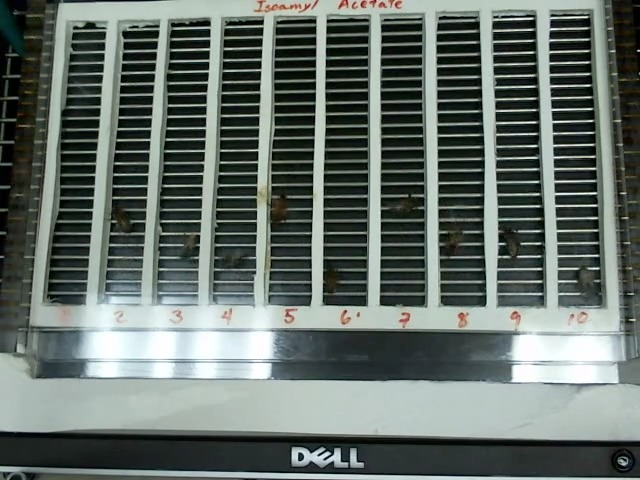
#> input picture Data/OFF_0.jpeg, 640 x 480 px
$ python -i BeeSegmenter.py   (imports and definitions only)
#> lines starting #> are read from the running program, lines starting #| are printed output that depends on the picture; after the words box and inside, x2 and y2 are one past the last pixel; in counts of white or black regions, pixels touching at a corner belong together
from skimage import color, measure
import scipy.ndimage as ndi
import numpy as np


class BeeSegmenter(object):

    # [12 lines left out: function power_is_on, not called in this run]


    def segment_bees(self, img):
        mask = self.compute_mask(img)
        labeled_bees = self.label_bees(mask)
        bboxes = self.get_bounding_boxes(labeled_bees)
        return bboxes


    def compute_mask(self, img):
        img = color.rgb2hsv(img)
#> img: shape (480, 640, 3) float64; mean of channels 0, 1, 2 0.4, 0.209, 0.435
        return (img[...,0] <= 0.25) & (img[...,2] <= 0.4)
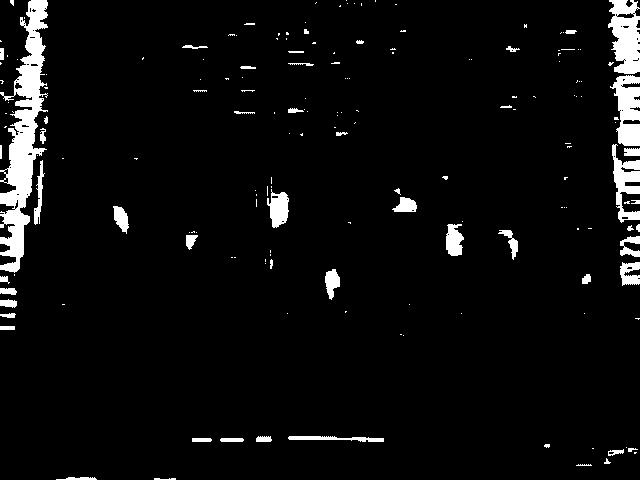
#> returned value: shape (480, 640) bool; 5% white; 176 white regions (122 under 20 px), largest, box (x1, y1, x2, y2) and area: (0, 0, 48, 273) 5588, (608, 0, 640, 74) 1713, (610, 75, 640, 146) 1391


    def label_bees(self, mask):
        mask = ndi.median_filter(mask, size=9)
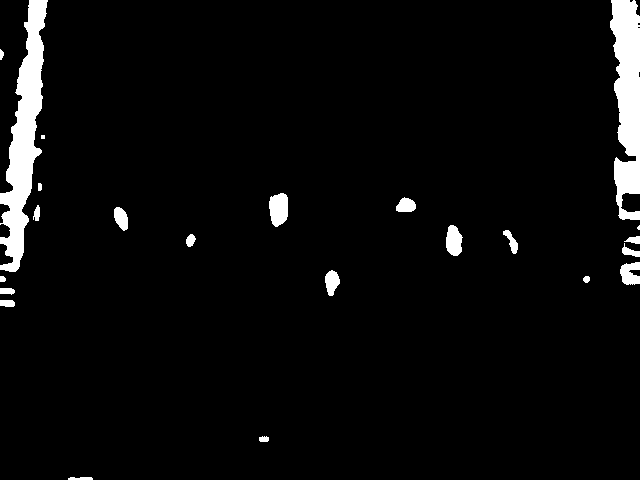
#> mask: shape (480, 640) bool; 4.3% white; 23 white regions (2 under 20 px), largest, box (x1, y1, x2, y2) and area: (0, 0, 48, 272) 5671, (610, 0, 640, 220) 4703, (269, 193, 288, 227) 522
        return measure.label(mask)
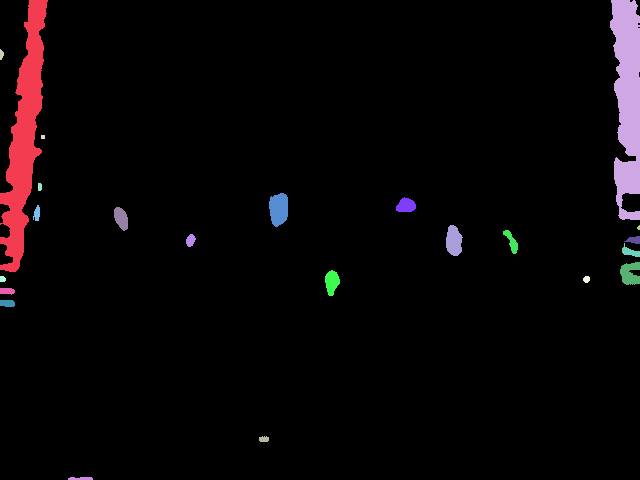
#> returned value: shape (480, 640) int32; 24 distinct labels, from 0 to 23; one colour per label, 0 black


    def get_bounding_boxes(self, labeled_bees):

        bboxes = []
        for region in measure.regionprops(labeled_bees):

            if region.area >= 110:
                min_row, min_col, max_row, max_col = region.bbox
                bboxes.append([min_row, min_col, max_row, max_col])
#> this loop made 23 passes
#> (min_row, min_col, max_row, max_col) on passes 1, 2, 6, 7, 9, 10, 12, 15, 16, 17: (0, 0, 272, 48), (0, 610, 220, 640), (193, 269, 227, 288), (197, 396, 212, 416), (207, 114, 231, 128), (225, 446, 256, 463), (230, 503, 254, 518), (243, 622, 257, 640), (262, 620, 285, 640), (270, 325, 296, 340)
#> after the loop, bboxes = [[0, 0, 272, 48], [0, 610, 220, 640], [193, 269, 227, 288], [197, 396, 212, 416], [207, 114, 231, 128], [225, 446, 256, 463], [230, 503, 254, 518], [243, 622, 257, 640], [262, 620, 285, 640], [270, 325, 296, 340]]

        return bboxes


    # [65 lines left out: functions get_bee_positions, __get_coords, __match_bees_with_corresponding_coords, __get_bees_ranges, not called in this run]


>>> import cv2
>>> picture = cv2.cvtColor(cv2.imread('../../Data/OFF_0.jpeg'), cv2.COLOR_BGR2RGB)
>>> result = BeeSegmenter().segment_bees(picture)
#> result has the same summary as bboxes in get_bounding_boxes
